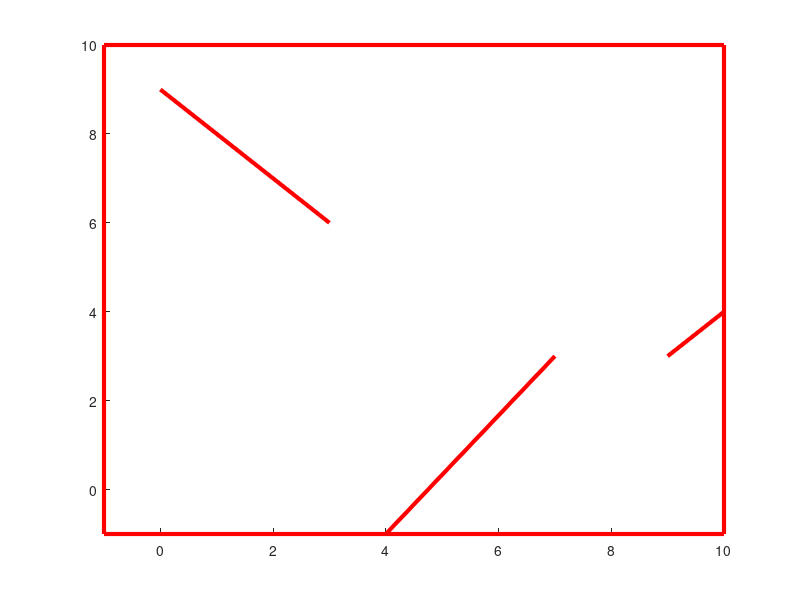

MATLAB code for this plot: (Note: this script raises an error after producing the figure.)
function [] = main()
% init environnement matlab %
clc
close all
clear all

% init figures %
figure(1)
clf
hold on
set(1,'position',[0 0 1000 1000])
axis([-1 10 -1 10])

% init systeme robot %
rasta.R = 0.14; % rayon roue
rasta.L = 0.48; % distance entre roues
rasta.H = 0.8; % longueur robot
tau = 0.1;
capteur.Portee = 3; % portee capteur
capteur1.angle = 0; %Capteur milieu
capteur2.angle = pi/6; % capteur gauche
capteur3.angle = -pi/6; % capteur droit

% Obstacle 1 %
obstacle1.xA = 7
obstacle1.yA = 3
obstacle1.xB = 4
obstacle1.yB = -1
obstacle1.ptr = line([obstacle1.xA, obstacle1.xB],[obstacle1.yA,obstacle1.yB],'color','r','linewidth',3);

% Obstacle 2 %
obstacle2.xA = 0
obstacle2.yA = 9
obstacle2.xB = 3
obstacle2.yB = 6
obstacle2.ptr = line([obstacle2.xA, obstacle2.xB],[obstacle2.yA,obstacle2.yB],'color','r','linewidth',3);

% Obstacle 3 %
obstacle3.xA = 18
obstacle3.yA = 12
obstacle3.xB = 9
obstacle3.yB = 3
obstacle3.ptr = line([obstacle3.xA, obstacle3.xB],[obstacle3.yA,obstacle3.yB],'color','r','linewidth',3);


% Bordure %

% gauche
bordureg.xA = -1
bordureg.yA = -1
bordureg.xB = -1
bordureg.yB = 10
bordureg.ptr = line([bordureg.xA, bordureg.xB],[bordureg.yA,bordureg.yB],'color','r','linewidth',3);

% Haute
bordureh.xA = -1
bordureh.yA = 10
bordureh.xB = 10
bordureh.yB = 10
bordureh.ptr = line([bordureh.xA, bordureh.xB],[bordureh.yA,bordureh.yB],'color','r','linewidth',3);

% Droite
bordured.xA = 10
bordured.yA = 10
bordured.xB = 10
bordured.yB = -1
bordured.ptr = line([bordured.xA, bordured.xB],[bordured.yA,bordured.yB],'color','r','linewidth',3);

% Bas
bordureb.xA = 10
bordureb.yA = -1
bordureb.xB = -1
bordureb.yB = -1
bordureb.ptr = line([bordureb.xA, bordureb.xB],[bordureb.yA,bordureb.yB],'color','r','linewidth',3);


array_obstacle_line =[bordureb,bordureg,bordureh,bordured,obstacle1,obstacle2,obstacle3];
%array_obstacle_line(2) = bordureg
%array_obstacle_line(3) = bordureh
%array_obstacle_line(4) = bordured
%array_obstacle_line(5) = bordureb

size_array_line = 7

%coord robot
[rasta.X,rasta.Y]= ginput(1);
rasta.theta = pi/4;
rasta.omd = 0
rasta.omg = 0


capteur1.ptr = line([rasta.X,rasta.X + capteur.Portee * cos(rasta.theta)],...
     [rasta.Y,rasta.Y + capteur.Portee * sin(rasta.theta)],'color','g','linewidth',3);
capteur2.ptr = line([rasta.X,rasta.X + capteur.Portee * cos(rasta.theta + capteur2.angle)],...
    [rasta.Y,rasta.Y + capteur.Portee * sin(rasta.theta + capteur2.angle)],'color','g','linewidth',3);
capteur3.ptr = line([rasta.X,rasta.X + capteur.Portee * cos(rasta.theta + capteur3.angle)],...
    [rasta.Y,rasta.Y + capteur.Portee * sin(rasta.theta + capteur3.angle)],'color','g','linewidth',3);






xt = [rasta.X + rasta.L / 2 * sin(rasta.theta); rasta.X - rasta.L / 2 * sin(rasta.theta);...
    rasta.X + rasta.H*cos(rasta.theta)]
yt = [rasta.Y - rasta.L / 2 * cos(rasta.theta); rasta.Y + rasta.L / 2 * cos(rasta.theta);...
    rasta.Y + rasta.H * sin(rasta.theta)]
rasta.ptr1 = patch(xt,yt,[0;4;7])



% init environnement exec %
Tmax = 500;
dt = 0.1;

x = [rasta.X rasta.Y rasta.theta rasta.omd rasta.omg] % init etat robot
u = [0 0] % vitesse consigne roue droite puis gauche
vitesse = [0 0] % vitesse de consigne engulaire et lineaire


for t = 0 : dt : Tmax;
    matrice = [[cos(rasta.theta),-sin(rasta.theta),rasta.X];...
    [sin(rasta.theta),cos(rasta.theta),rasta.Y];...
    [0,0,1]]
    
    % maj etat robot
    rasta.X = x(1)
    rasta.Y = x(2)
    rasta.theta = x(3)
    rasta.omd = x(4)
    rasta.omg = x(5)
    
    % maj dessin
    xt = [rasta.X + rasta.L / 2 * sin(rasta.theta); rasta.X - rasta.L / 2 * sin(rasta.theta);...
        rasta.X + rasta.H*cos(rasta.theta)]
    yt = [rasta.Y - rasta.L / 2 * cos(rasta.theta); rasta.Y + rasta.L / 2 * cos(rasta.theta);...
        rasta.Y + rasta.H * sin(rasta.theta)]
    set(rasta.ptr1,'Xdata',xt, 'Ydata', yt)
    set(capteur1.ptr,'Xdata',[rasta.X,rasta.X + capteur.Portee * cos(rasta.theta + capteur2.angle)],...
    'Ydata',[rasta.Y,rasta.Y + capteur.Portee * sin(rasta.theta + capteur2.angle)])
    set(capteur2.ptr,'Xdata',[rasta.X,rasta.X + capteur.Portee * cos(rasta.theta)],...
    'Ydata',[rasta.Y,rasta.Y + capteur.Portee * sin(rasta.theta)])
    set(capteur3.ptr,'Xdata',[rasta.X,rasta.X + capteur.Portee * cos(rasta.theta + capteur3.angle)],...
    'Ydata',[rasta.Y,rasta.Y + capteur.Portee * sin(rasta.theta + capteur3.angle)])

    % calcul commande
    st1 = get_data_sensor(array_obstacle_line, size_array_line, capteur.Portee, matrice, capteur1)
    st2 = get_data_sensor(array_obstacle_line, size_array_line, capteur.Portee, matrice, capteur2)
    st3 = get_data_sensor(array_obstacle_line, size_array_line, capteur.Portee, matrice, capteur3)
    

    % Cas tout droit
    if(st1(1) >= 1 || (st1(1) <= 1 && st1(2) > 1))
        if(st2(1) > rasta.H / capteur.Portee || (st2(1) <= 1 && st2(2) > 1))
            if(st3(1) > rasta.H / capteur.Portee || (st3(1) <= 1 && st3(2) > 1))
                vitesse(1) = 1
                vitesse(2) = 0
            end
        end
        
    elseif(st2(1) <= rasta.H / capteur.Portee && st2(2) < 1 && st2(1) > 0 && st2(2) > 0)
            vitesse(1) = 0
            vitesse(2) = -0.2
        
    
    elseif(st3(1) <= rasta.H / capteur.Portee && st3(2) < 1 && st3(1) > 0 && st3(2) > 0)
            vitesse(1) = 0
            vitesse(2) = 0.2
 
        
    elseif(st2(1) < 1 && st2(2) < 1 && st2(1) > 0 && st2(2) > 0)
       % if(st3(1) < 1 && st3(2) < 1 && st3(1) > 0 && st3(2) > 0 && st2(1) <= st3(1))
            vitesse(1) = 1 * (st2(1) - rasta.H / capteur.Portee)
            vitesse(2) = -0.2  / (st2(1) - rasta.H / capteur.Portee)
       % end
        
    elseif (st3(1) < 1 && st3(2) < 1 && st3(1) > 0 && st3(2) > 0)
        vitesse(1) = 1 * (st3(1) - rasta.H / capteur.Portee)
        vitesse(2) = 0.2 / (st3(1) - rasta.H / capteur.Portee)
    else 
        vitesse(1) = 1
        vitesse(2) = 0     
    end
    
    % simu du robot
    u(1) = (vitesse(2) * rasta.L)/(2*rasta.R) + vitesse(1)/rasta.R
    u(2) = -(vitesse(2) * rasta.L)/(2*rasta.R) + vitesse(1)/rasta.R
    [t45,x45] = ode45(@(t,x)Modele(t,x,u,rasta, tau),[0 dt],x);
    L45 = length(t45);
    x = x45(L45,:);
    drawnow
    


end

